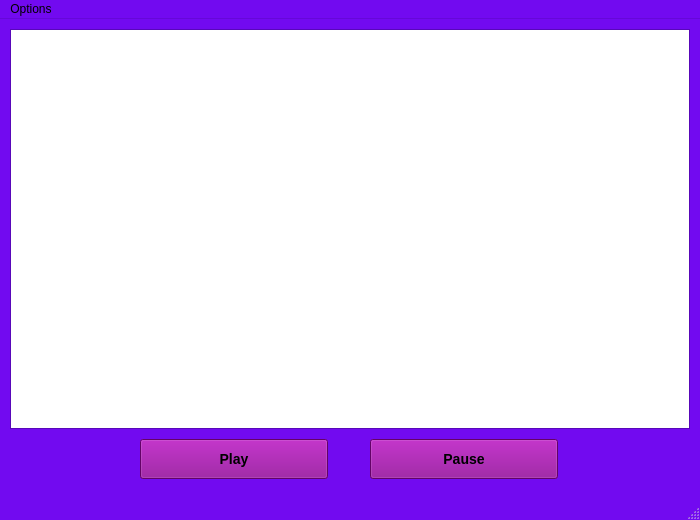
<?xml version="1.0" encoding="UTF-8"?>
<ui version="4.0">
 <class>VentanaJuego</class>
 <widget class="QMainWindow" name="VentanaJuego">
  <property name="geometry">
   <rect>
    <x>0</x>
    <y>0</y>
    <width>700</width>
    <height>520</height>
   </rect>
  </property>
  <property name="minimumSize">
   <size>
    <width>700</width>
    <height>520</height>
   </size>
  </property>
  <property name="maximumSize">
   <size>
    <width>700</width>
    <height>520</height>
   </size>
  </property>
  <property name="palette">
   <palette>
    <active>
     <colorrole role="WindowText">
      <brush brushstyle="SolidPattern">
       <color alpha="255">
        <red>0</red>
        <green>0</green>
        <blue>0</blue>
       </color>
      </brush>
     </colorrole>
     <colorrole role="Button">
      <brush brushstyle="SolidPattern">
       <color alpha="255">
        <red>114</red>
        <green>10</green>
        <blue>240</blue>
       </color>
      </brush>
     </colorrole>
     <colorrole role="Light">
      <brush brushstyle="SolidPattern">
       <color alpha="255">
        <red>179</red>
        <green>116</green>
        <blue>255</blue>
       </color>
      </brush>
     </colorrole>
     <colorrole role="Midlight">
      <brush brushstyle="SolidPattern">
       <color alpha="255">
        <red>146</red>
        <green>63</green>
        <blue>247</blue>
       </color>
      </brush>
     </colorrole>
     <colorrole role="Dark">
      <brush brushstyle="SolidPattern">
       <color alpha="255">
        <red>57</red>
        <green>5</green>
        <blue>120</blue>
       </color>
      </brush>
     </colorrole>
     <colorrole role="Mid">
      <brush brushstyle="SolidPattern">
       <color alpha="255">
        <red>76</red>
        <green>6</green>
        <blue>160</blue>
       </color>
      </brush>
     </colorrole>
     <colorrole role="Text">
      <brush brushstyle="SolidPattern">
       <color alpha="255">
        <red>0</red>
        <green>0</green>
        <blue>0</blue>
       </color>
      </brush>
     </colorrole>
     <colorrole role="BrightText">
      <brush brushstyle="SolidPattern">
       <color alpha="255">
        <red>255</red>
        <green>255</green>
        <blue>255</blue>
       </color>
      </brush>
     </colorrole>
     <colorrole role="ButtonText">
      <brush brushstyle="SolidPattern">
       <color alpha="255">
        <red>0</red>
        <green>0</green>
        <blue>0</blue>
       </color>
      </brush>
     </colorrole>
     <colorrole role="Base">
      <brush brushstyle="SolidPattern">
       <color alpha="255">
        <red>255</red>
        <green>255</green>
        <blue>255</blue>
       </color>
      </brush>
     </colorrole>
     <colorrole role="Window">
      <brush brushstyle="SolidPattern">
       <color alpha="255">
        <red>114</red>
        <green>10</green>
        <blue>240</blue>
       </color>
      </brush>
     </colorrole>
     <colorrole role="Shadow">
      <brush brushstyle="SolidPattern">
       <color alpha="255">
        <red>0</red>
        <green>0</green>
        <blue>0</blue>
       </color>
      </brush>
     </colorrole>
     <colorrole role="AlternateBase">
      <brush brushstyle="SolidPattern">
       <color alpha="255">
        <red>184</red>
        <green>132</green>
        <blue>247</blue>
       </color>
      </brush>
     </colorrole>
     <colorrole role="ToolTipBase">
      <brush brushstyle="SolidPattern">
       <color alpha="255">
        <red>255</red>
        <green>255</green>
        <blue>220</blue>
       </color>
      </brush>
     </colorrole>
     <colorrole role="ToolTipText">
      <brush brushstyle="SolidPattern">
       <color alpha="255">
        <red>0</red>
        <green>0</green>
        <blue>0</blue>
       </color>
      </brush>
     </colorrole>
     <colorrole role="PlaceholderText">
      <brush brushstyle="SolidPattern">
       <color alpha="128">
        <red>0</red>
        <green>0</green>
        <blue>0</blue>
       </color>
      </brush>
     </colorrole>
    </active>
    <inactive>
     <colorrole role="WindowText">
      <brush brushstyle="SolidPattern">
       <color alpha="255">
        <red>0</red>
        <green>0</green>
        <blue>0</blue>
       </color>
      </brush>
     </colorrole>
     <colorrole role="Button">
      <brush brushstyle="SolidPattern">
       <color alpha="255">
        <red>114</red>
        <green>10</green>
        <blue>240</blue>
       </color>
      </brush>
     </colorrole>
     <colorrole role="Light">
      <brush brushstyle="SolidPattern">
       <color alpha="255">
        <red>179</red>
        <green>116</green>
        <blue>255</blue>
       </color>
      </brush>
     </colorrole>
     <colorrole role="Midlight">
      <brush brushstyle="SolidPattern">
       <color alpha="255">
        <red>146</red>
        <green>63</green>
        <blue>247</blue>
       </color>
      </brush>
     </colorrole>
     <colorrole role="Dark">
      <brush brushstyle="SolidPattern">
       <color alpha="255">
        <red>57</red>
        <green>5</green>
        <blue>120</blue>
       </color>
      </brush>
     </colorrole>
     <colorrole role="Mid">
      <brush brushstyle="SolidPattern">
       <color alpha="255">
        <red>76</red>
        <green>6</green>
        <blue>160</blue>
       </color>
      </brush>
     </colorrole>
     <colorrole role="Text">
      <brush brushstyle="SolidPattern">
       <color alpha="255">
        <red>0</red>
        <green>0</green>
        <blue>0</blue>
       </color>
      </brush>
     </colorrole>
     <colorrole role="BrightText">
      <brush brushstyle="SolidPattern">
       <color alpha="255">
        <red>255</red>
        <green>255</green>
        <blue>255</blue>
       </color>
      </brush>
     </colorrole>
     <colorrole role="ButtonText">
      <brush brushstyle="SolidPattern">
       <color alpha="255">
        <red>0</red>
        <green>0</green>
        <blue>0</blue>
       </color>
      </brush>
     </colorrole>
     <colorrole role="Base">
      <brush brushstyle="SolidPattern">
       <color alpha="255">
        <red>255</red>
        <green>255</green>
        <blue>255</blue>
       </color>
      </brush>
     </colorrole>
     <colorrole role="Window">
      <brush brushstyle="SolidPattern">
       <color alpha="255">
        <red>114</red>
        <green>10</green>
        <blue>240</blue>
       </color>
      </brush>
     </colorrole>
     <colorrole role="Shadow">
      <brush brushstyle="SolidPattern">
       <color alpha="255">
        <red>0</red>
        <green>0</green>
        <blue>0</blue>
       </color>
      </brush>
     </colorrole>
     <colorrole role="AlternateBase">
      <brush brushstyle="SolidPattern">
       <color alpha="255">
        <red>184</red>
        <green>132</green>
        <blue>247</blue>
       </color>
      </brush>
     </colorrole>
     <colorrole role="ToolTipBase">
      <brush brushstyle="SolidPattern">
       <color alpha="255">
        <red>255</red>
        <green>255</green>
        <blue>220</blue>
       </color>
      </brush>
     </colorrole>
     <colorrole role="ToolTipText">
      <brush brushstyle="SolidPattern">
       <color alpha="255">
        <red>0</red>
        <green>0</green>
        <blue>0</blue>
       </color>
      </brush>
     </colorrole>
     <colorrole role="PlaceholderText">
      <brush brushstyle="SolidPattern">
       <color alpha="128">
        <red>0</red>
        <green>0</green>
        <blue>0</blue>
       </color>
      </brush>
     </colorrole>
    </inactive>
    <disabled>
     <colorrole role="WindowText">
      <brush brushstyle="SolidPattern">
       <color alpha="255">
        <red>57</red>
        <green>5</green>
        <blue>120</blue>
       </color>
      </brush>
     </colorrole>
     <colorrole role="Button">
      <brush brushstyle="SolidPattern">
       <color alpha="255">
        <red>114</red>
        <green>10</green>
        <blue>240</blue>
       </color>
      </brush>
     </colorrole>
     <colorrole role="Light">
      <brush brushstyle="SolidPattern">
       <color alpha="255">
        <red>179</red>
        <green>116</green>
        <blue>255</blue>
       </color>
      </brush>
     </colorrole>
     <colorrole role="Midlight">
      <brush brushstyle="SolidPattern">
       <color alpha="255">
        <red>146</red>
        <green>63</green>
        <blue>247</blue>
       </color>
      </brush>
     </colorrole>
     <colorrole role="Dark">
      <brush brushstyle="SolidPattern">
       <color alpha="255">
        <red>57</red>
        <green>5</green>
        <blue>120</blue>
       </color>
      </brush>
     </colorrole>
     <colorrole role="Mid">
      <brush brushstyle="SolidPattern">
       <color alpha="255">
        <red>76</red>
        <green>6</green>
        <blue>160</blue>
       </color>
      </brush>
     </colorrole>
     <colorrole role="Text">
      <brush brushstyle="SolidPattern">
       <color alpha="255">
        <red>57</red>
        <green>5</green>
        <blue>120</blue>
       </color>
      </brush>
     </colorrole>
     <colorrole role="BrightText">
      <brush brushstyle="SolidPattern">
       <color alpha="255">
        <red>255</red>
        <green>255</green>
        <blue>255</blue>
       </color>
      </brush>
     </colorrole>
     <colorrole role="ButtonText">
      <brush brushstyle="SolidPattern">
       <color alpha="255">
        <red>57</red>
        <green>5</green>
        <blue>120</blue>
       </color>
      </brush>
     </colorrole>
     <colorrole role="Base">
      <brush brushstyle="SolidPattern">
       <color alpha="255">
        <red>114</red>
        <green>10</green>
        <blue>240</blue>
       </color>
      </brush>
     </colorrole>
     <colorrole role="Window">
      <brush brushstyle="SolidPattern">
       <color alpha="255">
        <red>114</red>
        <green>10</green>
        <blue>240</blue>
       </color>
      </brush>
     </colorrole>
     <colorrole role="Shadow">
      <brush brushstyle="SolidPattern">
       <color alpha="255">
        <red>0</red>
        <green>0</green>
        <blue>0</blue>
       </color>
      </brush>
     </colorrole>
     <colorrole role="AlternateBase">
      <brush brushstyle="SolidPattern">
       <color alpha="255">
        <red>114</red>
        <green>10</green>
        <blue>240</blue>
       </color>
      </brush>
     </colorrole>
     <colorrole role="ToolTipBase">
      <brush brushstyle="SolidPattern">
       <color alpha="255">
        <red>255</red>
        <green>255</green>
        <blue>220</blue>
       </color>
      </brush>
     </colorrole>
     <colorrole role="ToolTipText">
      <brush brushstyle="SolidPattern">
       <color alpha="255">
        <red>0</red>
        <green>0</green>
        <blue>0</blue>
       </color>
      </brush>
     </colorrole>
     <colorrole role="PlaceholderText">
      <brush brushstyle="SolidPattern">
       <color alpha="128">
        <red>0</red>
        <green>0</green>
        <blue>0</blue>
       </color>
      </brush>
     </colorrole>
    </disabled>
   </palette>
  </property>
  <property name="windowTitle">
   <string>VOYAGERS</string>
  </property>
  <property name="windowIcon">
   <iconset resource="rec.qrc">
    <normaloff>:/iconos/Iconos/iconW_nave.png</normaloff>:/iconos/Iconos/iconW_nave.png</iconset>
  </property>
  <widget class="QWidget" name="centralwidget">
   <widget class="QPushButton" name="inicioJuego">
    <property name="geometry">
     <rect>
      <x>140</x>
      <y>420</y>
      <width>188</width>
      <height>40</height>
     </rect>
    </property>
    <property name="minimumSize">
     <size>
      <width>188</width>
      <height>40</height>
     </size>
    </property>
    <property name="maximumSize">
     <size>
      <width>188</width>
      <height>40</height>
     </size>
    </property>
    <property name="styleSheet">
     <string notr="true">QPushButton {
	background-color: #8c0391;
	border-width: 3px;
    border-color: beige;
    font: bold 14px;
    min-width: 10em;
    padding: 6px;
}</string>
    </property>
    <property name="text">
     <string>Play</string>
    </property>
   </widget>
   <widget class="QGraphicsView" name="Grafica">
    <property name="geometry">
     <rect>
      <x>10</x>
      <y>10</y>
      <width>680</width>
      <height>400</height>
     </rect>
    </property>
   </widget>
   <widget class="QPushButton" name="pausaJuego">
    <property name="geometry">
     <rect>
      <x>370</x>
      <y>420</y>
      <width>188</width>
      <height>40</height>
     </rect>
    </property>
    <property name="minimumSize">
     <size>
      <width>188</width>
      <height>40</height>
     </size>
    </property>
    <property name="maximumSize">
     <size>
      <width>188</width>
      <height>40</height>
     </size>
    </property>
    <property name="styleSheet">
     <string notr="true">QPushButton {
	background-color: #8c0391;
	border-width: 3px;
    border-color: beige;
    font: bold 14px;
    min-width: 10em;
    padding: 6px;
}</string>
    </property>
    <property name="text">
     <string>Pause</string>
    </property>
   </widget>
  </widget>
  <widget class="QMenuBar" name="menubar">
   <property name="geometry">
    <rect>
     <x>0</x>
     <y>0</y>
     <width>700</width>
     <height>21</height>
    </rect>
   </property>
   <widget class="QMenu" name="menuOpciones">
    <property name="title">
     <string>Options</string>
    </property>
    <addaction name="actionMusica"/>
    <addaction name="actionSobrePersonajes"/>
    <addaction name="actionHistoria"/>
    <addaction name="actionInstrucciones"/>
   </widget>
   <addaction name="menuOpciones"/>
  </widget>
  <widget class="QStatusBar" name="statusbar"/>
  <action name="actionMusica">
   <property name="checkable">
    <bool>true</bool>
   </property>
   <property name="icon">
    <iconset resource="rec.qrc">
     <normaloff>:/iconos/Iconos/icon_music.png</normaloff>
     <normalon>:/iconos/Iconos/icon_no_music.png</normalon>:/iconos/Iconos/icon_music.png</iconset>
   </property>
   <property name="text">
    <string>Music</string>
   </property>
  </action>
  <action name="actionSobrePersonajes">
   <property name="icon">
    <iconset resource="rec.qrc">
     <normaloff>:/iconos/Iconos/icon_info_personaje.png</normaloff>:/iconos/Iconos/icon_info_personaje.png</iconset>
   </property>
   <property name="text">
    <string>About players</string>
   </property>
  </action>
  <action name="actionHistoria">
   <property name="icon">
    <iconset resource="rec.qrc">
     <normaloff>:/iconos/Iconos/icon_history.png</normaloff>:/iconos/Iconos/icon_history.png</iconset>
   </property>
   <property name="text">
    <string>Story summary</string>
   </property>
  </action>
  <action name="actionInstrucciones">
   <property name="icon">
    <iconset resource="rec.qrc">
     <normaloff>:/iconos/Iconos/icon_info_instrucciones.png</normaloff>:/iconos/Iconos/icon_info_instrucciones.png</iconset>
   </property>
   <property name="text">
    <string>Controls</string>
   </property>
  </action>
 </widget>
 <resources>
  <include location="rec.qrc"/>
 </resources>
 <connections/>
</ui>
